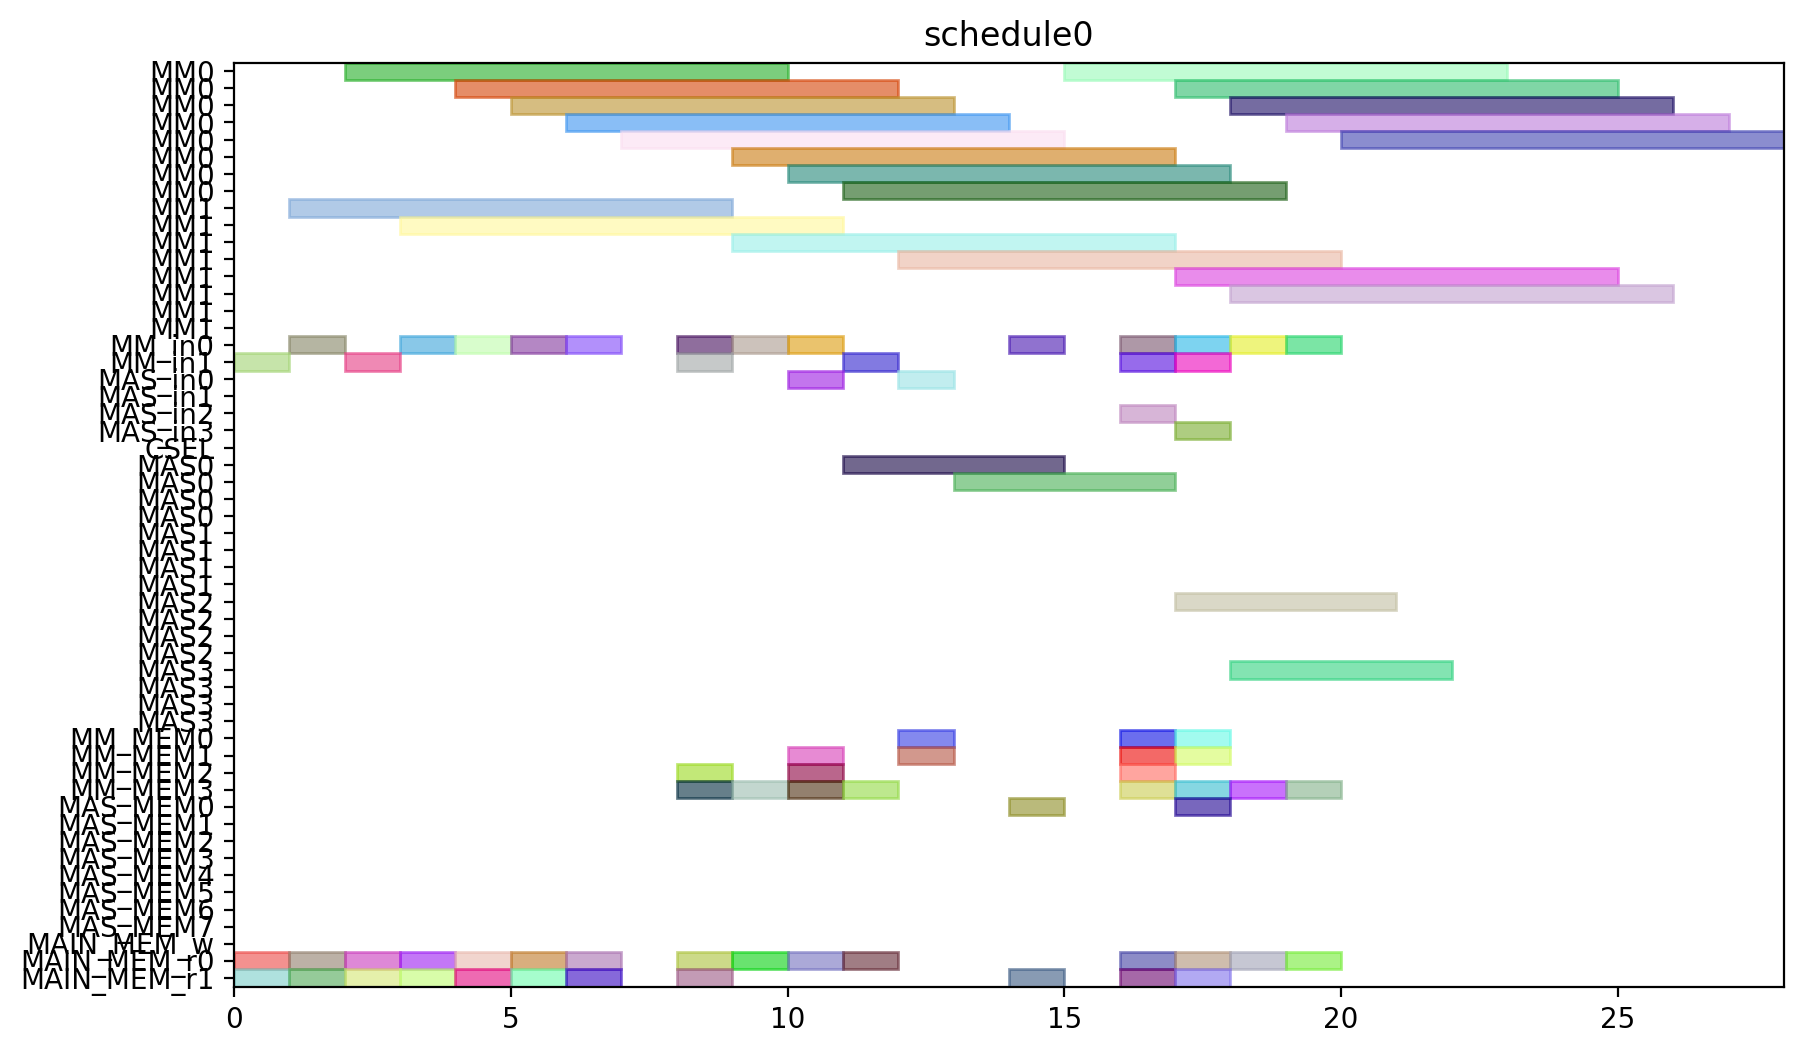

Recreate this plot in Python.
from pyschedule import Scenario, solvers, plotters, alt


def solve():
	horizon = 120
	S = Scenario("schedule0", horizon=horizon)

	# resource
	MM = S.Resources('MM', num=2, size=8)
	MM_in = S.Resources('MM_in', num=2)
	MAS_in = S.Resources('MAS_in', num=4)
	CSEL = S.Resource('CSEL')
	MAS = S.Resources('MAS', num=4, size=4, periods=range(1, horizon))
	MM_MEM = S.Resources('MM_MEM', num=4)
	MAS_MEM = S.Resources('MAS_MEM', num=8)
	MAIN_MEM_w = S.Resource('MAIN_MEM_w', size=1)
	MAIN_MEM_r = S.Resources('MAIN_MEM_r', num=2)

	# result of previous scheduling

	# new tasks
	Z_exp2 = S.Task('Z_exp2', length=8, delay_cost=1)
	Z_exp2 += alt(MM)
	Z_exp2_in = S.Task('Z_exp2_in', length=1, delay_cost=1)
	Z_exp2_in += alt(MM_in)
	S += Z_exp2_in*MM_in[0]<=Z_exp2*MM[0]
	S += Z_exp2_in*MM_in[1]<=Z_exp2*MM[1]
	Z_exp2_mem0 = S.Task('Z_exp2_mem0', length=1, delay_cost=1)
	Z_exp2_mem0 += MAIN_MEM_r[0]
	S += Z_exp2_mem0 <= Z_exp2

	Z_exp2_mem1 = S.Task('Z_exp2_mem1', length=1, delay_cost=1)
	Z_exp2_mem1 += MAIN_MEM_r[1]
	S += Z_exp2_mem1 <= Z_exp2

	NX0 = S.Task('NX0', length=8, delay_cost=1)
	NX0 += alt(MM)
	NX0_in = S.Task('NX0_in', length=1, delay_cost=1)
	NX0_in += alt(MM_in)
	S += NX0_in*MM_in[0]<=NX0*MM[0]
	S += NX0_in*MM_in[1]<=NX0*MM[1]
	NX0_mem0 = S.Task('NX0_mem0', length=1, delay_cost=1)
	NX0_mem0 += MAIN_MEM_r[0]
	S += NX0_mem0 <= NX0

	NX0_mem1 = S.Task('NX0_mem1', length=1, delay_cost=1)
	NX0_mem1 += MAIN_MEM_r[1]
	S += NX0_mem1 <= NX0

	k0_10_Z1 = S.Task('k0_10_Z1', length=8, delay_cost=1)
	k0_10_Z1 += alt(MM)
	k0_10_Z1_in = S.Task('k0_10_Z1_in', length=1, delay_cost=1)
	k0_10_Z1_in += alt(MM_in)
	S += k0_10_Z1_in*MM_in[0]<=k0_10_Z1*MM[0]
	S += k0_10_Z1_in*MM_in[1]<=k0_10_Z1*MM[1]
	k0_10_Z1_mem0 = S.Task('k0_10_Z1_mem0', length=1, delay_cost=1)
	k0_10_Z1_mem0 += MAIN_MEM_r[0]
	S += k0_10_Z1_mem0 <= k0_10_Z1

	k0_10_Z1_mem1 = S.Task('k0_10_Z1_mem1', length=1, delay_cost=1)
	k0_10_Z1_mem1 += MAIN_MEM_r[1]
	S += k0_10_Z1_mem1 <= k0_10_Z1

	DX0 = S.Task('DX0', length=8, delay_cost=1)
	DX0 += alt(MM)
	DX0_in = S.Task('DX0_in', length=1, delay_cost=1)
	DX0_in += alt(MM_in)
	S += DX0_in*MM_in[0]<=DX0*MM[0]
	S += DX0_in*MM_in[1]<=DX0*MM[1]
	DX0_mem0 = S.Task('DX0_mem0', length=1, delay_cost=1)
	DX0_mem0 += MAIN_MEM_r[0]
	S += DX0_mem0 <= DX0

	DX0_mem1 = S.Task('DX0_mem1', length=1, delay_cost=1)
	DX0_mem1 += MAIN_MEM_r[1]
	S += DX0_mem1 <= DX0

	NY0 = S.Task('NY0', length=8, delay_cost=1)
	NY0 += alt(MM)
	NY0_in = S.Task('NY0_in', length=1, delay_cost=1)
	NY0_in += alt(MM_in)
	S += NY0_in*MM_in[0]<=NY0*MM[0]
	S += NY0_in*MM_in[1]<=NY0*MM[1]
	NY0_mem0 = S.Task('NY0_mem0', length=1, delay_cost=1)
	NY0_mem0 += MAIN_MEM_r[0]
	S += NY0_mem0 <= NY0

	NY0_mem1 = S.Task('NY0_mem1', length=1, delay_cost=1)
	NY0_mem1 += MAIN_MEM_r[1]
	S += NY0_mem1 <= NY0

	k2_14_Z1 = S.Task('k2_14_Z1', length=8, delay_cost=1)
	k2_14_Z1 += alt(MM)
	k2_14_Z1_in = S.Task('k2_14_Z1_in', length=1, delay_cost=1)
	k2_14_Z1_in += alt(MM_in)
	S += k2_14_Z1_in*MM_in[0]<=k2_14_Z1*MM[0]
	S += k2_14_Z1_in*MM_in[1]<=k2_14_Z1*MM[1]
	k2_14_Z1_mem0 = S.Task('k2_14_Z1_mem0', length=1, delay_cost=1)
	k2_14_Z1_mem0 += MAIN_MEM_r[0]
	S += k2_14_Z1_mem0 <= k2_14_Z1

	k2_14_Z1_mem1 = S.Task('k2_14_Z1_mem1', length=1, delay_cost=1)
	k2_14_Z1_mem1 += MAIN_MEM_r[1]
	S += k2_14_Z1_mem1 <= k2_14_Z1

	DY0 = S.Task('DY0', length=8, delay_cost=1)
	DY0 += alt(MM)
	DY0_in = S.Task('DY0_in', length=1, delay_cost=1)
	DY0_in += alt(MM_in)
	S += DY0_in*MM_in[0]<=DY0*MM[0]
	S += DY0_in*MM_in[1]<=DY0*MM[1]
	DY0_mem0 = S.Task('DY0_mem0', length=1, delay_cost=1)
	DY0_mem0 += MAIN_MEM_r[0]
	S += DY0_mem0 <= DY0

	DY0_mem1 = S.Task('DY0_mem1', length=1, delay_cost=1)
	DY0_mem1 += MAIN_MEM_r[1]
	S += DY0_mem1 <= DY0

	Z_exp3 = S.Task('Z_exp3', length=8, delay_cost=1)
	Z_exp3 += alt(MM)
	Z_exp3_in = S.Task('Z_exp3_in', length=1, delay_cost=1)
	Z_exp3_in += alt(MM_in)
	S += Z_exp3_in*MM_in[0]<=Z_exp3*MM[0]
	S += Z_exp3_in*MM_in[1]<=Z_exp3*MM[1]
	Z_exp3_mem0 = S.Task('Z_exp3_mem0', length=1, delay_cost=1)
	Z_exp3_mem0 += alt(MM_MEM)
	S += (Z_exp2*MM[0])-1 < Z_exp3_mem0*MM_MEM[0]
	S += (Z_exp2*MM[1])-1 < Z_exp3_mem0*MM_MEM[2]
	S += Z_exp3_mem0 <= Z_exp3

	Z_exp3_mem1 = S.Task('Z_exp3_mem1', length=1, delay_cost=1)
	Z_exp3_mem1 += MAIN_MEM_r[1]
	S += Z_exp3_mem1 <= Z_exp3

	NX1_ = S.Task('NX1_', length=4, delay_cost=1)
	NX1_ += alt(MAS)
	NX1__in = S.Task('NX1__in', length=1, delay_cost=1)
	NX1__in += alt(MAS_in)
	S += NX1__in*MAS_in[0]<=NX1_*MAS[0]

	S += NX1__in*MAS_in[1]<=NX1_*MAS[1]

	S += NX1__in*MAS_in[2]<=NX1_*MAS[2]

	S += NX1__in*MAS_in[3]<=NX1_*MAS[3]

	NX1__mem0 = S.Task('NX1__mem0', length=1, delay_cost=1)
	NX1__mem0 += alt(MM_MEM)
	S += (NX0*MM[0])-1 < NX1__mem0*MM_MEM[0]
	S += (NX0*MM[1])-1 < NX1__mem0*MM_MEM[2]
	S += NX1__mem0 <= NX1_

	NX1__mem1 = S.Task('NX1__mem1', length=1, delay_cost=1)
	NX1__mem1 += alt(MM_MEM)
	S += (k0_10_Z1*MM[0])-1 < NX1__mem1*MM_MEM[1]
	S += (k0_10_Z1*MM[1])-1 < NX1__mem1*MM_MEM[3]
	S += NX1__mem1 <= NX1_

	k0_9_Z2 = S.Task('k0_9_Z2', length=8, delay_cost=1)
	k0_9_Z2 += alt(MM)
	k0_9_Z2_in = S.Task('k0_9_Z2_in', length=1, delay_cost=1)
	k0_9_Z2_in += alt(MM_in)
	S += k0_9_Z2_in*MM_in[0]<=k0_9_Z2*MM[0]
	S += k0_9_Z2_in*MM_in[1]<=k0_9_Z2*MM[1]
	k0_9_Z2_mem0 = S.Task('k0_9_Z2_mem0', length=1, delay_cost=1)
	k0_9_Z2_mem0 += MAIN_MEM_r[0]
	S += k0_9_Z2_mem0 <= k0_9_Z2

	k0_9_Z2_mem1 = S.Task('k0_9_Z2_mem1', length=1, delay_cost=1)
	k0_9_Z2_mem1 += alt(MM_MEM)
	S += (Z_exp2*MM[0])-1 < k0_9_Z2_mem1*MM_MEM[1]
	S += (Z_exp2*MM[1])-1 < k0_9_Z2_mem1*MM_MEM[3]
	S += k0_9_Z2_mem1 <= k0_9_Z2

	k1_9_Z2 = S.Task('k1_9_Z2', length=8, delay_cost=1)
	k1_9_Z2 += alt(MM)
	k1_9_Z2_in = S.Task('k1_9_Z2_in', length=1, delay_cost=1)
	k1_9_Z2_in += alt(MM_in)
	S += k1_9_Z2_in*MM_in[0]<=k1_9_Z2*MM[0]
	S += k1_9_Z2_in*MM_in[1]<=k1_9_Z2*MM[1]
	k1_9_Z2_mem0 = S.Task('k1_9_Z2_mem0', length=1, delay_cost=1)
	k1_9_Z2_mem0 += MAIN_MEM_r[0]
	S += k1_9_Z2_mem0 <= k1_9_Z2

	k1_9_Z2_mem1 = S.Task('k1_9_Z2_mem1', length=1, delay_cost=1)
	k1_9_Z2_mem1 += alt(MM_MEM)
	S += (Z_exp2*MM[0])-1 < k1_9_Z2_mem1*MM_MEM[1]
	S += (Z_exp2*MM[1])-1 < k1_9_Z2_mem1*MM_MEM[3]
	S += k1_9_Z2_mem1 <= k1_9_Z2

	NY1_ = S.Task('NY1_', length=4, delay_cost=1)
	NY1_ += alt(MAS)
	NY1__in = S.Task('NY1__in', length=1, delay_cost=1)
	NY1__in += alt(MAS_in)
	S += NY1__in*MAS_in[0]<=NY1_*MAS[0]

	S += NY1__in*MAS_in[1]<=NY1_*MAS[1]

	S += NY1__in*MAS_in[2]<=NY1_*MAS[2]

	S += NY1__in*MAS_in[3]<=NY1_*MAS[3]

	NY1__mem0 = S.Task('NY1__mem0', length=1, delay_cost=1)
	NY1__mem0 += alt(MM_MEM)
	S += (NY0*MM[0])-1 < NY1__mem0*MM_MEM[0]
	S += (NY0*MM[1])-1 < NY1__mem0*MM_MEM[2]
	S += NY1__mem0 <= NY1_

	NY1__mem1 = S.Task('NY1__mem1', length=1, delay_cost=1)
	NY1__mem1 += alt(MM_MEM)
	S += (k2_14_Z1*MM[0])-1 < NY1__mem1*MM_MEM[1]
	S += (k2_14_Z1*MM[1])-1 < NY1__mem1*MM_MEM[3]
	S += NY1__mem1 <= NY1_

	k2_13_Z2 = S.Task('k2_13_Z2', length=8, delay_cost=1)
	k2_13_Z2 += alt(MM)
	k2_13_Z2_in = S.Task('k2_13_Z2_in', length=1, delay_cost=1)
	k2_13_Z2_in += alt(MM_in)
	S += k2_13_Z2_in*MM_in[0]<=k2_13_Z2*MM[0]
	S += k2_13_Z2_in*MM_in[1]<=k2_13_Z2*MM[1]
	k2_13_Z2_mem0 = S.Task('k2_13_Z2_mem0', length=1, delay_cost=1)
	k2_13_Z2_mem0 += MAIN_MEM_r[0]
	S += k2_13_Z2_mem0 <= k2_13_Z2

	k2_13_Z2_mem1 = S.Task('k2_13_Z2_mem1', length=1, delay_cost=1)
	k2_13_Z2_mem1 += alt(MM_MEM)
	S += (Z_exp2*MM[0])-1 < k2_13_Z2_mem1*MM_MEM[1]
	S += (Z_exp2*MM[1])-1 < k2_13_Z2_mem1*MM_MEM[3]
	S += k2_13_Z2_mem1 <= k2_13_Z2

	k3_14_Z2 = S.Task('k3_14_Z2', length=8, delay_cost=1)
	k3_14_Z2 += alt(MM)
	k3_14_Z2_in = S.Task('k3_14_Z2_in', length=1, delay_cost=1)
	k3_14_Z2_in += alt(MM_in)
	S += k3_14_Z2_in*MM_in[0]<=k3_14_Z2*MM[0]
	S += k3_14_Z2_in*MM_in[1]<=k3_14_Z2*MM[1]
	k3_14_Z2_mem0 = S.Task('k3_14_Z2_mem0', length=1, delay_cost=1)
	k3_14_Z2_mem0 += MAIN_MEM_r[0]
	S += k3_14_Z2_mem0 <= k3_14_Z2

	k3_14_Z2_mem1 = S.Task('k3_14_Z2_mem1', length=1, delay_cost=1)
	k3_14_Z2_mem1 += alt(MM_MEM)
	S += (Z_exp2*MM[0])-1 < k3_14_Z2_mem1*MM_MEM[1]
	S += (Z_exp2*MM[1])-1 < k3_14_Z2_mem1*MM_MEM[3]
	S += k3_14_Z2_mem1 <= k3_14_Z2

	Z_exp4 = S.Task('Z_exp4', length=8, delay_cost=1)
	Z_exp4 += alt(MM)
	Z_exp4_in = S.Task('Z_exp4_in', length=1, delay_cost=1)
	Z_exp4_in += alt(MM_in)
	S += Z_exp4_in*MM_in[0]<=Z_exp4*MM[0]
	S += Z_exp4_in*MM_in[1]<=Z_exp4*MM[1]
	Z_exp4_mem0 = S.Task('Z_exp4_mem0', length=1, delay_cost=1)
	Z_exp4_mem0 += alt(MM_MEM)
	S += (Z_exp3*MM[0])-1 < Z_exp4_mem0*MM_MEM[0]
	S += (Z_exp3*MM[1])-1 < Z_exp4_mem0*MM_MEM[2]
	S += Z_exp4_mem0 <= Z_exp4

	Z_exp4_mem1 = S.Task('Z_exp4_mem1', length=1, delay_cost=1)
	Z_exp4_mem1 += MAIN_MEM_r[1]
	S += Z_exp4_mem1 <= Z_exp4

	NX1 = S.Task('NX1', length=8, delay_cost=1)
	NX1 += alt(MM)
	NX1_in = S.Task('NX1_in', length=1, delay_cost=1)
	NX1_in += alt(MM_in)
	S += NX1_in*MM_in[0]<=NX1*MM[0]
	S += NX1_in*MM_in[1]<=NX1*MM[1]
	NX1_mem0 = S.Task('NX1_mem0', length=1, delay_cost=1)
	NX1_mem0 += alt(MAS_MEM)
	S += (NX1_*MAS[0])-1 < NX1_mem0*MAS_MEM[0]
	S += (NX1_*MAS[1])-1 < NX1_mem0*MAS_MEM[2]
	S += (NX1_*MAS[2])-1 < NX1_mem0*MAS_MEM[4]
	S += (NX1_*MAS[3])-1 < NX1_mem0*MAS_MEM[6]
	S += NX1_mem0 <= NX1

	NX1_mem1 = S.Task('NX1_mem1', length=1, delay_cost=1)
	NX1_mem1 += MAIN_MEM_r[1]
	S += NX1_mem1 <= NX1

	k0_8_Z3 = S.Task('k0_8_Z3', length=8, delay_cost=1)
	k0_8_Z3 += alt(MM)
	k0_8_Z3_in = S.Task('k0_8_Z3_in', length=1, delay_cost=1)
	k0_8_Z3_in += alt(MM_in)
	S += k0_8_Z3_in*MM_in[0]<=k0_8_Z3*MM[0]
	S += k0_8_Z3_in*MM_in[1]<=k0_8_Z3*MM[1]
	k0_8_Z3_mem0 = S.Task('k0_8_Z3_mem0', length=1, delay_cost=1)
	k0_8_Z3_mem0 += MAIN_MEM_r[0]
	S += k0_8_Z3_mem0 <= k0_8_Z3

	k0_8_Z3_mem1 = S.Task('k0_8_Z3_mem1', length=1, delay_cost=1)
	k0_8_Z3_mem1 += alt(MM_MEM)
	S += (Z_exp3*MM[0])-1 < k0_8_Z3_mem1*MM_MEM[1]
	S += (Z_exp3*MM[1])-1 < k0_8_Z3_mem1*MM_MEM[3]
	S += k0_8_Z3_mem1 <= k0_8_Z3

	DX1_ = S.Task('DX1_', length=4, delay_cost=1)
	DX1_ += alt(MAS)
	DX1__in = S.Task('DX1__in', length=1, delay_cost=1)
	DX1__in += alt(MAS_in)
	S += DX1__in*MAS_in[0]<=DX1_*MAS[0]

	S += DX1__in*MAS_in[1]<=DX1_*MAS[1]

	S += DX1__in*MAS_in[2]<=DX1_*MAS[2]

	S += DX1__in*MAS_in[3]<=DX1_*MAS[3]

	DX1__mem0 = S.Task('DX1__mem0', length=1, delay_cost=1)
	DX1__mem0 += alt(MM_MEM)
	S += (DX0*MM[0])-1 < DX1__mem0*MM_MEM[0]
	S += (DX0*MM[1])-1 < DX1__mem0*MM_MEM[2]
	S += DX1__mem0 <= DX1_

	DX1__mem1 = S.Task('DX1__mem1', length=1, delay_cost=1)
	DX1__mem1 += alt(MM_MEM)
	S += (k1_9_Z2*MM[0])-1 < DX1__mem1*MM_MEM[1]
	S += (k1_9_Z2*MM[1])-1 < DX1__mem1*MM_MEM[3]
	S += DX1__mem1 <= DX1_

	k1_8_Z3 = S.Task('k1_8_Z3', length=8, delay_cost=1)
	k1_8_Z3 += alt(MM)
	k1_8_Z3_in = S.Task('k1_8_Z3_in', length=1, delay_cost=1)
	k1_8_Z3_in += alt(MM_in)
	S += k1_8_Z3_in*MM_in[0]<=k1_8_Z3*MM[0]
	S += k1_8_Z3_in*MM_in[1]<=k1_8_Z3*MM[1]
	k1_8_Z3_mem0 = S.Task('k1_8_Z3_mem0', length=1, delay_cost=1)
	k1_8_Z3_mem0 += MAIN_MEM_r[0]
	S += k1_8_Z3_mem0 <= k1_8_Z3

	k1_8_Z3_mem1 = S.Task('k1_8_Z3_mem1', length=1, delay_cost=1)
	k1_8_Z3_mem1 += alt(MM_MEM)
	S += (Z_exp3*MM[0])-1 < k1_8_Z3_mem1*MM_MEM[1]
	S += (Z_exp3*MM[1])-1 < k1_8_Z3_mem1*MM_MEM[3]
	S += k1_8_Z3_mem1 <= k1_8_Z3

	NY1 = S.Task('NY1', length=8, delay_cost=1)
	NY1 += alt(MM)
	NY1_in = S.Task('NY1_in', length=1, delay_cost=1)
	NY1_in += alt(MM_in)
	S += NY1_in*MM_in[0]<=NY1*MM[0]
	S += NY1_in*MM_in[1]<=NY1*MM[1]
	NY1_mem0 = S.Task('NY1_mem0', length=1, delay_cost=1)
	NY1_mem0 += alt(MAS_MEM)
	S += (NY1_*MAS[0])-1 < NY1_mem0*MAS_MEM[0]
	S += (NY1_*MAS[1])-1 < NY1_mem0*MAS_MEM[2]
	S += (NY1_*MAS[2])-1 < NY1_mem0*MAS_MEM[4]
	S += (NY1_*MAS[3])-1 < NY1_mem0*MAS_MEM[6]
	S += NY1_mem0 <= NY1

	NY1_mem1 = S.Task('NY1_mem1', length=1, delay_cost=1)
	NY1_mem1 += MAIN_MEM_r[1]
	S += NY1_mem1 <= NY1

	k2_12_Z3 = S.Task('k2_12_Z3', length=8, delay_cost=1)
	k2_12_Z3 += alt(MM)
	k2_12_Z3_in = S.Task('k2_12_Z3_in', length=1, delay_cost=1)
	k2_12_Z3_in += alt(MM_in)
	S += k2_12_Z3_in*MM_in[0]<=k2_12_Z3*MM[0]
	S += k2_12_Z3_in*MM_in[1]<=k2_12_Z3*MM[1]
	k2_12_Z3_mem0 = S.Task('k2_12_Z3_mem0', length=1, delay_cost=1)
	k2_12_Z3_mem0 += MAIN_MEM_r[0]
	S += k2_12_Z3_mem0 <= k2_12_Z3

	k2_12_Z3_mem1 = S.Task('k2_12_Z3_mem1', length=1, delay_cost=1)
	k2_12_Z3_mem1 += alt(MM_MEM)
	S += (Z_exp3*MM[0])-1 < k2_12_Z3_mem1*MM_MEM[1]
	S += (Z_exp3*MM[1])-1 < k2_12_Z3_mem1*MM_MEM[3]
	S += k2_12_Z3_mem1 <= k2_12_Z3

	DY1_ = S.Task('DY1_', length=4, delay_cost=1)
	DY1_ += alt(MAS)
	DY1__in = S.Task('DY1__in', length=1, delay_cost=1)
	DY1__in += alt(MAS_in)
	S += DY1__in*MAS_in[0]<=DY1_*MAS[0]

	S += DY1__in*MAS_in[1]<=DY1_*MAS[1]

	S += DY1__in*MAS_in[2]<=DY1_*MAS[2]

	S += DY1__in*MAS_in[3]<=DY1_*MAS[3]

	DY1__mem0 = S.Task('DY1__mem0', length=1, delay_cost=1)
	DY1__mem0 += alt(MM_MEM)
	S += (DY0*MM[0])-1 < DY1__mem0*MM_MEM[0]
	S += (DY0*MM[1])-1 < DY1__mem0*MM_MEM[2]
	S += DY1__mem0 <= DY1_

	DY1__mem1 = S.Task('DY1__mem1', length=1, delay_cost=1)
	DY1__mem1 += alt(MM_MEM)
	S += (k3_14_Z2*MM[0])-1 < DY1__mem1*MM_MEM[1]
	S += (k3_14_Z2*MM[1])-1 < DY1__mem1*MM_MEM[3]
	S += DY1__mem1 <= DY1_

	k3_13_Z3 = S.Task('k3_13_Z3', length=8, delay_cost=1)
	k3_13_Z3 += alt(MM)
	k3_13_Z3_in = S.Task('k3_13_Z3_in', length=1, delay_cost=1)
	k3_13_Z3_in += alt(MM_in)
	S += k3_13_Z3_in*MM_in[0]<=k3_13_Z3*MM[0]
	S += k3_13_Z3_in*MM_in[1]<=k3_13_Z3*MM[1]
	k3_13_Z3_mem0 = S.Task('k3_13_Z3_mem0', length=1, delay_cost=1)
	k3_13_Z3_mem0 += MAIN_MEM_r[0]
	S += k3_13_Z3_mem0 <= k3_13_Z3

	k3_13_Z3_mem1 = S.Task('k3_13_Z3_mem1', length=1, delay_cost=1)
	k3_13_Z3_mem1 += alt(MM_MEM)
	S += (Z_exp3*MM[0])-1 < k3_13_Z3_mem1*MM_MEM[1]
	S += (Z_exp3*MM[1])-1 < k3_13_Z3_mem1*MM_MEM[3]
	S += k3_13_Z3_mem1 <= k3_13_Z3

	solvers.mip.solve(S,msg=1,kind='CPLEX',ratio_gap=1.01)

	solution = [['hoge']*len(S.solution()[1]) for i in range(len(S.solution()))]
	for i in range(len(S.solution())):
		for j in range(len(S.solution()[i])):
			solution[i][j]=str(S.solution()[i][j])
	print(solution)

	cycles = int(solution[-1][3])

	pic_file_name = "/mnt/rose/usr1/fukuda/ABE/multiRAM_multiMAS_16mux/scheduling_result/stage8MM2_stage4MAS4/ISOGENY/schedule0.png"
	if(S.solution() != []):
		plotters.matplotlib.plot(S,img_filename=pic_file_name, show_task_labels=False, fig_size=(cycles*0.25+3, 6))

	return solution
